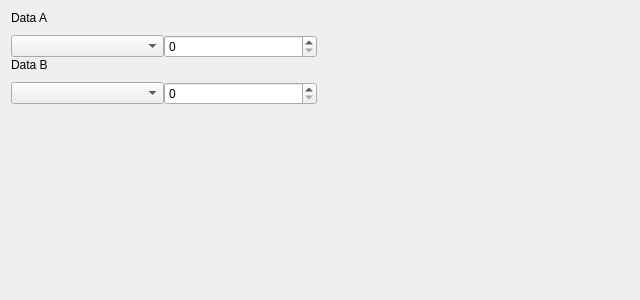
<?xml version="1.0" encoding="UTF-8"?>
<ui version="4.0">
 <class>AlignmentPlot</class>
 <widget class="QWidget" name="AlignmentPlot">
  <property name="geometry">
   <rect>
    <x>0</x>
    <y>0</y>
    <width>640</width>
    <height>300</height>
   </rect>
  </property>
  <property name="minimumSize">
   <size>
    <width>640</width>
    <height>300</height>
   </size>
  </property>
  <property name="windowTitle">
   <string>Form</string>
  </property>
  <layout class="QHBoxLayout" name="horizontalLayout" stretch="0,0">
   <item>
    <widget class="QWidget" name="widget" native="true">
     <layout class="QVBoxLayout" name="verticalLayout">
      <property name="spacing">
       <number>0</number>
      </property>
      <property name="leftMargin">
       <number>0</number>
      </property>
      <property name="topMargin">
       <number>0</number>
      </property>
      <property name="rightMargin">
       <number>0</number>
      </property>
      <property name="bottomMargin">
       <number>0</number>
      </property>
      <item>
       <widget class="QLabel" name="aData_Label">
        <property name="text">
         <string>Data A</string>
        </property>
       </widget>
      </item>
      <item>
       <layout class="QHBoxLayout" name="horizontalLayout_3">
        <property name="topMargin">
         <number>10</number>
        </property>
        <item>
         <widget class="QComboBox" name="aData_ComboBox"/>
        </item>
        <item>
         <widget class="QSpinBox" name="aAlignment_SpinBox"/>
        </item>
       </layout>
      </item>
      <item>
       <widget class="QLabel" name="bData_Label">
        <property name="text">
         <string>Data B</string>
        </property>
       </widget>
      </item>
      <item>
       <layout class="QHBoxLayout" name="horizontalLayout_2">
        <property name="topMargin">
         <number>10</number>
        </property>
        <item>
         <widget class="QComboBox" name="bData_ComboBox"/>
        </item>
        <item>
         <widget class="QSpinBox" name="bAlignment_SpinBox"/>
        </item>
       </layout>
      </item>
      <item>
       <spacer name="verticalSpacer">
        <property name="orientation">
         <enum>Qt::Vertical</enum>
        </property>
        <property name="sizeHint" stdset="0">
         <size>
          <width>20</width>
          <height>40</height>
         </size>
        </property>
       </spacer>
      </item>
     </layout>
    </widget>
   </item>
   <item>
    <widget class="QTelemetryPlot" name="plot" native="true"/>
   </item>
  </layout>
 </widget>
 <customwidgets>
  <customwidget>
   <class>QTelemetryPlot</class>
   <extends>QWidget</extends>
   <header>GoProOverlay/graphics/QTelemetryPlot.h</header>
   <container>1</container>
  </customwidget>
 </customwidgets>
 <resources/>
 <connections/>
</ui>
